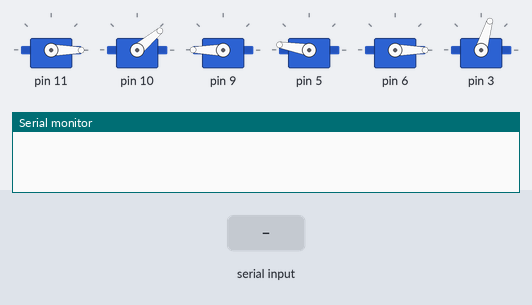
A sketch run on a simulated Arduino Uno, built with avr-gcc and run on an emulated ATmega328P. Parts: 6 × servo, the last lines printed to the serial monitor. Inputs (shaded band) come from the test bench.

Above: at 7.2 s.
7.3 s: ";\n" received over the second serial link
At 8.11 s:
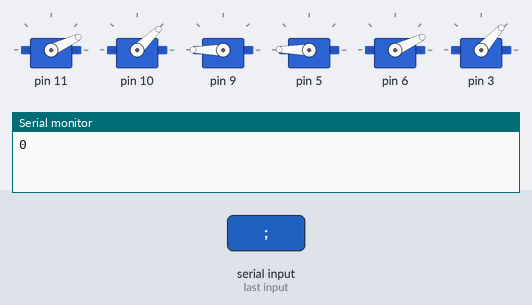
At 11.2 s:
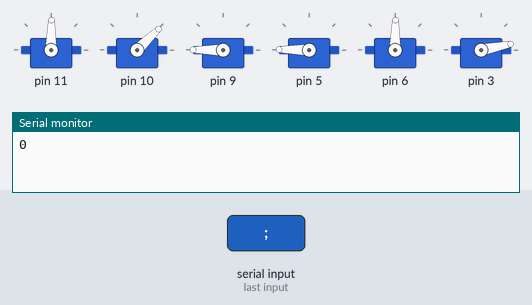
Timing chart, 0 to 12.7 s (numbered marks = the images above; inputs shaded):
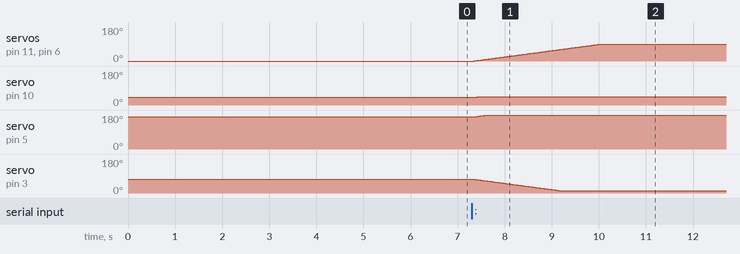

Measured:
- after the input at 7.3 s, servo on pin 11, servo on pin 6: moves from 0° to 89° over 2.7 s, starting after 0.06 s; servo on pin 10: 40° → 44° after 0.06 s; servo on pin 5: moves from 170° to 179° over 0.24 s, starting after 0.06 s; servo on pin 3: moves from 73° to 11° over 1.8 s, starting after 0.06 s

The sketch:

bt-robotska-raka.ino
```cpp
#include <SoftwareSerial.h>
#include <string.h>
#include <Braccio.h>
#include <Servo.h>

Servo base;
Servo shoulder;
Servo elbow;
Servo wrist_rot;
Servo wrist_ver;
Servo gripper;

SoftwareSerial BTSerial(4, 7); // rx pa tx

/*
 Step Delay: a milliseconds delay between the movement of each servo.  Allowed values from 10 to 30 msec.
   M1=base degrees. Allowed values from 0 to 180 degrees
   M2=shoulder degrees. Allowed values from 15 to 165 degrees
   M3=elbow degrees. Allowed values from 0 to 180 degrees
   M4=wrist vertical degrees. Allowed values from 0 to 180 degrees
   M5=wrist rotation degrees. Allowed values from 0 to 180 degrees
   M6=gripper degrees. Allowed values from 10 to 73 degrees. 10: the toungue is open, 73: the gripper is closed.
*/

struct Motor {
  int maxAngle, minAngle, currentAngle;
  String name;

  Motor(String _name, int _maxAngle, int _minAngle, int _currentAngle) {
    name = _name;
    maxAngle = _maxAngle;
    minAngle = _minAngle;
    currentAngle = _currentAngle;
  }

  void setAngle(int angle) {
    currentAngle = angle;
  }

  int getAngle() {
    return currentAngle;
  }

};
Motor Base("Base",180,0,90);
Motor Shoulder("Shoulder",165,15,45);
Motor Elbow("Elbow",180,0,180);
Motor WristV("WristV",180,0,180);
Motor WristR("WristR",180,0,90);
Motor Grip("Grip",73,10,10);

Motor Motors[6] = { Base, Shoulder, Elbow, WristV, WristR, Grip };

void MoveMotor(String motorName, int angle) {
  bool found = false;
  for(int i=0; i<6; i++) {
    if((Motors[i].name == motorName)) {
      Motors[i].setAngle(angle);
      found = true;
      break;
    }
  }

  if(!found) {
    BTSerial.write("Vnesovte nevaliden motor!");
  }
}

void setup() {
  Braccio.begin();
  BTSerial.begin(9600);
  Serial.begin(9600);
}

String msg = "";

void loop() {
  if(BTSerial.available() > 0) {
    char val = BTSerial.read();
    if(val == ';') {
      String firstParam = "";
      int secondParam = 0;
      bool first = true;

      for(int i=0; i<msg.length(); ++i) {
        if(msg[i] == ',') {
          first = false;
          continue;
        }

        if(first) firstParam += msg[i];
        else{
          secondParam = atoi(&msg[i]);
          break;
        }
      }

      if(firstParam[0] == 13 || firstParam[0] == 10) firstParam = firstParam.substring(2);
      MoveMotor(firstParam, secondParam);
      Serial.print(firstParam == "Base");
      Braccio.ServoMovement(30, Motors[0].currentAngle, Motors[1].currentAngle, Motors[2].currentAngle,
          Motors[3].currentAngle, Motors[4].currentAngle, Motors[5].currentAngle);

      msg = "";
    }
    else {
      msg += val;
    }
  }
}
```
